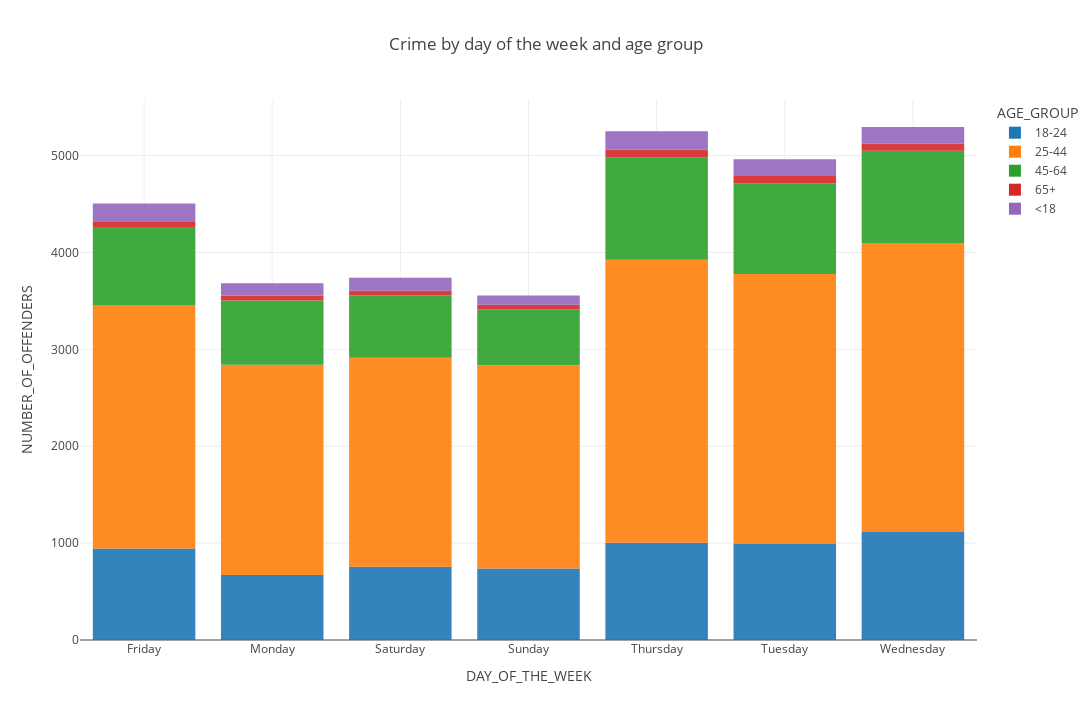

The code cell stored with this chart in its notebook:
### Markdown cell above
The below graph shows the total amount of crime that occured each day of the week from 2021-01-01 to 2021-09-30 per the NYPD. It has
been split up in order to show which age groups commit crimes on each day of the week

### Code cell
barchart = px.bar(
    data_frame=bk_groupby_2,
    x="DAY_OF_THE_WEEK",
    y="NUMBER_OF_OFFENDERS",
    color="AGE_GROUP",               
    opacity=0.9,                  
    orientation="v",              # 'v','h': orientation of the marks
    barmode='relative',           # in 'overlay' mode, bars are top of one another.
                                  # in 'group' mode, bars are placed beside each other.
                                  # in 'relative' mode, bars are stacked above (+) or below (-) zero.
    #----------------------------------------------------------------------------------------------
    # facet_row          # assign marks to subplots in the vertical direction
    # facet_col=          # assigns marks to subplots in the horizontal direction
    # facet_col_wrap,           # maximum number of subplot columns. Do not set facet_row!

    # color_discrete_sequence,               # set specific marker colors. Color-colum data cannot be numeric
    # color_discrete_map,     # map your chosen colors
    # color_continuous_scale,       # set marker colors. When color colum is numeric data
    # color_continuous_midpoint,                           # set desired midpoint. When colors=diverging
    # range_color,                                   # set your own continuous color scale
    #----------------------------------------------------------------------------------------------
    # text=            # values appear in figure as text labels
    # hover_name=,   # values appear in bold in the hover tooltip
    # hover_data=,    # values appear as extra data in the hover tooltip
    # custom_data=,     # invisible values that are extra data to be used in Dash callbacks or widgets

    # log_x=                 # x-axis is log-scaled
    # log_y=                 # y-axis is log-scaled
    # error_y="err_plus",         # y-axis error bars are symmetrical or for positive direction
    # error_y_minus="err_minus",  # y-axis error bars in the negative direction

    #labels=,                      # map the labels of the figure
    title='Crime by day of the week and age group', # figure title
    width=1400,                   # figure width in pixels
    height=720,                   # figure height in pixels
    template='gridon',            # 'ggplot2', 'seaborn', 'simple_white', 'plotly',
                                  # 'plotly_white', 'plotly_dark', 'presentation',
                                  # 'xgridoff', 'ygridoff', 'gridon', 'none'

    # animation_frame='year',     # assign marks to animation frames
    # # animation_group=,         # use only when df has multiple rows with same object
    # # range_x=[5,50],           # set range of x-axis
    # range_y=[0,9000],           # set range of x-axis
    # category_orders={'year':    # force a specific ordering of values per column
    # [2013,2012,2011,2010,2009,2008,2007,2006,2005,2004,2003,2002,2001]},

)

barchart.show()

### Figure 1 — Plotly figure (JSON) as saved in the notebook; plotly's stock layout.template omitted (floating-point values rounded to 4 significant figures)
{"data": [{"alignmentgroup": "True", "hovertemplate": "AGE_GROUP=18-24<br>DAY_OF_THE_WEEK=%{x}<br>NUMBER_OF_OFFENDERS=%{y}<extra></extra>", "legendgroup": "18-24", "marker": {"color": "#1F77B4", "opacity": 0.9, "pattern": {"shape": ""}}, "name": "18-24", "offsetgroup": "18-24", "orientation": "v", "showlegend": true, "textposition": "auto", "type": "bar", "x": ["Friday", "Monday", "Saturday", "Sunday", "Thursday", "Tuesday", "Wednesday"], "xaxis": "x", "y": [944, 671, 755, 737, 1005, 991, 1116], "yaxis": "y"}, {"alignmentgroup": "True", "hovertemplate": "AGE_GROUP=25-44<br>DAY_OF_THE_WEEK=%{x}<br>NUMBER_OF_OFFENDERS=%{y}<extra></extra>", "legendgroup": "25-44", "marker": {"color": "#FF7F0E", "opacity": 0.9, "pattern": {"shape": ""}}, "name": "25-44", "offsetgroup": "25-44", "orientation": "v", "showlegend": true, "textposition": "auto", "type": "bar", "x": ["Friday", "Monday", "Saturday", "Sunday", "Thursday", "Tuesday", "Wednesday"], "xaxis": "x", "y": [2514, 2171, 2157, 2098, 2920, 2786, 2982], "yaxis": "y"}, {"alignmentgroup": "True", "hovertemplate": "AGE_GROUP=45-64<br>DAY_OF_THE_WEEK=%{x}<br>NUMBER_OF_OFFENDERS=%{y}<extra></extra>", "legendgroup": "45-64", "marker": {"color": "#2CA02C", "opacity": 0.9, "pattern": {"shape": ""}}, "name": "45-64", "offsetgroup": "45-64", "orientation": "v", "showlegend": true, "textposition": "auto", "type": "bar", "x": ["Friday", "Monday", "Saturday", "Sunday", "Thursday", "Tuesday", "Wednesday"], "xaxis": "x", "y": [806, 662, 644, 577, 1059, 935, 952], "yaxis": "y"}, {"alignmentgroup": "True", "hovertemplate": "AGE_GROUP=65+<br>DAY_OF_THE_WEEK=%{x}<br>NUMBER_OF_OFFENDERS=%{y}<extra></extra>", "legendgroup": "65+", "marker": {"color": "#D62728", "opacity": 0.9, "pattern": {"shape": ""}}, "name": "65+", "offsetgroup": "65+", "orientation": "v", "showlegend": true, "textposition": "auto", "type": "bar", "x": ["Friday", "Monday", "Saturday", "Sunday", "Thursday", "Tuesday", "Wednesday"], "xaxis": "x", "y": [58, 52, 49, 49, 79, 77, 72], "yaxis": "y"}, {"alignmentgroup": "True", "hovertemplate": "AGE_GROUP=<18<br>DAY_OF_THE_WEEK=%{x}<br>NUMBER_OF_OFFENDERS=%{y}<extra></extra>", "legendgroup": "<18", "marker": {"color": "#9467BD", "opacity": 0.9, "pattern": {"shape": ""}}, "name": "<18", "offsetgroup": "<18", "orientation": "v", "showlegend": true, "textposition": "auto", "type": "bar", "x": ["Friday", "Monday", "Saturday", "Sunday", "Thursday", "Tuesday", "Wednesday"], "xaxis": "x", "y": [183, 125, 134, 94, 187, 174, 173], "yaxis": "y"}], "layout": {"barmode": "relative", "height": 720, "legend": {"title": {"text": "AGE_GROUP"}, "tracegroupgap": 0}, "title": {"text": "Crime by day of the week and age group"}, "width": 1400, "xaxis": {"anchor": "y", "domain": [0, 1], "title": {"text": "DAY_OF_THE_WEEK"}}, "yaxis": {"anchor": "x", "domain": [0, 1], "title": {"text": "NUMBER_OF_OFFENDERS"}}}}
